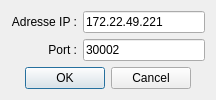
<?xml version="1.0" encoding="UTF-8"?>
<ui version="4.0">
 <class>ConnectDlg</class>
 <widget class="QDialog" name="ConnectDlg">
  <property name="windowModality">
   <enum>Qt::NonModal</enum>
  </property>
  <property name="geometry">
   <rect>
    <x>0</x>
    <y>0</y>
    <width>216</width>
    <height>93</height>
   </rect>
  </property>
  <property name="windowTitle">
   <string>Dialog</string>
  </property>
  <layout class="QGridLayout" name="gridLayout">
   <item row="0" column="0">
    <widget class="QLabel" name="labelAdress">
     <property name="text">
      <string>Adresse IP :</string>
     </property>
     <property name="alignment">
      <set>Qt::AlignRight|Qt::AlignTrailing|Qt::AlignVCenter</set>
     </property>
    </widget>
   </item>
   <item row="0" column="1">
    <widget class="QLineEdit" name="lineEditAdress">
     <property name="text">
      <string>172.22.49.221</string>
     </property>
    </widget>
   </item>
   <item row="1" column="0">
    <widget class="QLabel" name="labelPort">
     <property name="text">
      <string>Port :</string>
     </property>
     <property name="alignment">
      <set>Qt::AlignRight|Qt::AlignTrailing|Qt::AlignVCenter</set>
     </property>
    </widget>
   </item>
   <item row="1" column="1">
    <widget class="QLineEdit" name="lineEditPort">
     <property name="text">
      <string>30002</string>
     </property>
    </widget>
   </item>
   <item row="2" column="0" colspan="2">
    <widget class="QDialogButtonBox" name="buttonBox">
     <property name="orientation">
      <enum>Qt::Horizontal</enum>
     </property>
     <property name="standardButtons">
      <set>QDialogButtonBox::Cancel|QDialogButtonBox::Ok</set>
     </property>
     <property name="centerButtons">
      <bool>true</bool>
     </property>
    </widget>
   </item>
  </layout>
 </widget>
 <resources/>
 <connections>
  <connection>
   <sender>buttonBox</sender>
   <signal>accepted()</signal>
   <receiver>ConnectDlg</receiver>
   <slot>accept()</slot>
   <hints>
    <hint type="sourcelabel">
     <x>248</x>
     <y>254</y>
    </hint>
    <hint type="destinationlabel">
     <x>157</x>
     <y>274</y>
    </hint>
   </hints>
  </connection>
  <connection>
   <sender>buttonBox</sender>
   <signal>rejected()</signal>
   <receiver>ConnectDlg</receiver>
   <slot>reject()</slot>
   <hints>
    <hint type="sourcelabel">
     <x>316</x>
     <y>260</y>
    </hint>
    <hint type="destinationlabel">
     <x>286</x>
     <y>274</y>
    </hint>
   </hints>
  </connection>
 </connections>
</ui>
